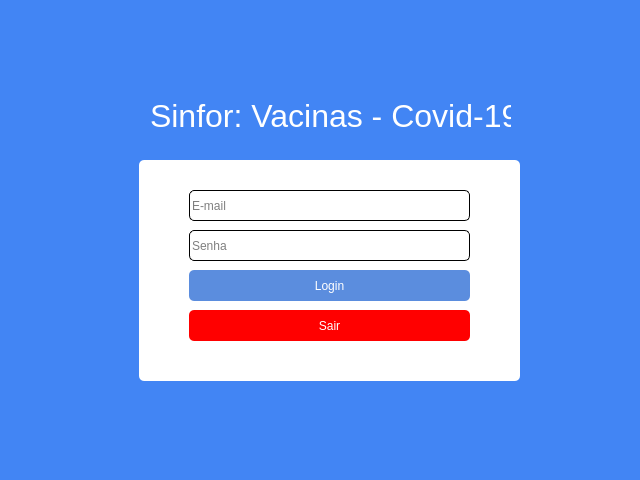
<?xml version="1.0" encoding="UTF-8"?>
<ui version="4.0">
 <class>MainWindow</class>
 <widget class="QMainWindow" name="MainWindow">
  <property name="geometry">
   <rect>
    <x>0</x>
    <y>0</y>
    <width>640</width>
    <height>480</height>
   </rect>
  </property>
  <property name="windowTitle">
   <string>MainWindow</string>
  </property>
  <property name="styleSheet">
   <string notr="true">background-color: #4285f4;</string>
  </property>
  <widget class="QWidget" name="centralwidget">
   <widget class="QLabel" name="label">
    <property name="geometry">
     <rect>
      <x>150</x>
      <y>90</y>
      <width>361</width>
      <height>51</height>
     </rect>
    </property>
    <property name="font">
     <font>
      <pointsize>24</pointsize>
     </font>
    </property>
    <property name="styleSheet">
     <string notr="true">color: rgb(255, 255, 255);</string>
    </property>
    <property name="text">
     <string>Sinfor: Vacinas - Covid-19</string>
    </property>
   </widget>
   <widget class="QFrame" name="frame">
    <property name="geometry">
     <rect>
      <x>139</x>
      <y>160</y>
      <width>381</width>
      <height>221</height>
     </rect>
    </property>
    <property name="styleSheet">
     <string notr="true">background-color: rgb(255, 255, 255);
border-radius: 5px;</string>
    </property>
    <property name="frameShape">
     <enum>QFrame::StyledPanel</enum>
    </property>
    <property name="frameShadow">
     <enum>QFrame::Raised</enum>
    </property>
    <widget class="QLineEdit" name="email">
     <property name="geometry">
      <rect>
       <x>50</x>
       <y>30</y>
       <width>281</width>
       <height>31</height>
      </rect>
     </property>
     <property name="styleSheet">
      <string notr="true">border: 1px solid #000;
border-radius: 5px;</string>
     </property>
     <property name="placeholderText">
      <string>E-mail</string>
     </property>
    </widget>
    <widget class="QLineEdit" name="senha">
     <property name="geometry">
      <rect>
       <x>50</x>
       <y>70</y>
       <width>281</width>
       <height>31</height>
      </rect>
     </property>
     <property name="styleSheet">
      <string notr="true">border: 1px solid #000;
border-radius: 5px;</string>
     </property>
     <property name="echoMode">
      <enum>QLineEdit::Password</enum>
     </property>
     <property name="placeholderText">
      <string>Senha</string>
     </property>
    </widget>
    <widget class="QPushButton" name="btn_login">
     <property name="geometry">
      <rect>
       <x>50</x>
       <y>110</y>
       <width>281</width>
       <height>31</height>
      </rect>
     </property>
     <property name="cursor">
      <cursorShape>PointingHandCursor</cursorShape>
     </property>
     <property name="styleSheet">
      <string notr="true">QPushButton{
	background-color: #5B8DDE;
   color: #FFF;
}

QPushButton:hover{
	background-color: #1D52A8;
}
</string>
     </property>
     <property name="text">
      <string>Login</string>
     </property>
    </widget>
    <widget class="QPushButton" name="btn_sair">
     <property name="geometry">
      <rect>
       <x>50</x>
       <y>150</y>
       <width>281</width>
       <height>31</height>
      </rect>
     </property>
     <property name="cursor">
      <cursorShape>PointingHandCursor</cursorShape>
     </property>
     <property name="styleSheet">
      <string notr="true">QPushButton{
	background-color: RED;
   color: #FFF;
}

QPushButton:hover{
	background-color: #1D52A8;
}
</string>
     </property>
     <property name="text">
      <string>Sair</string>
     </property>
    </widget>
   </widget>
  </widget>
  <widget class="QStatusBar" name="statusbar"/>
 </widget>
 <resources/>
 <connections/>
</ui>
